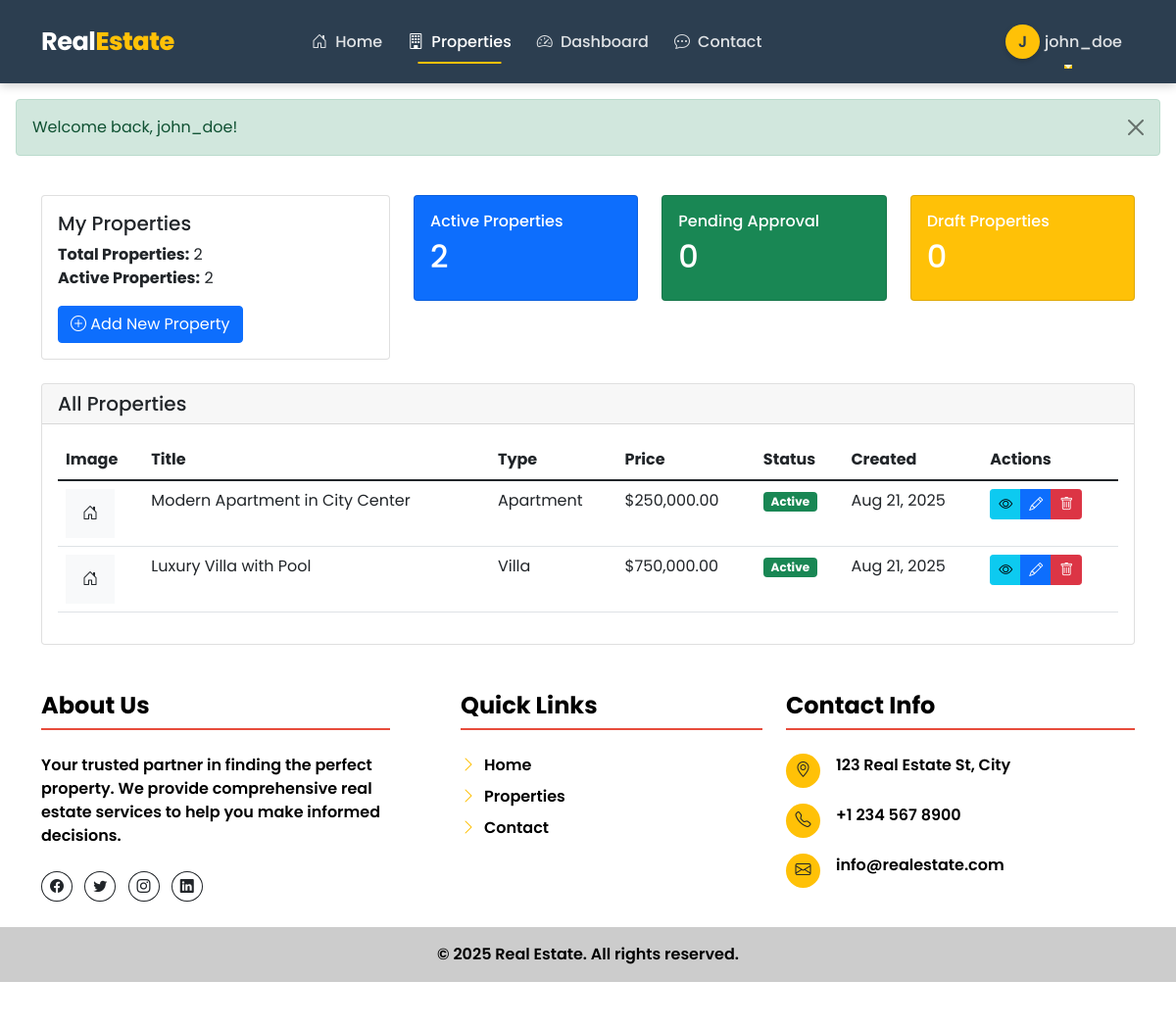
The app's page /user/properties.php (signed in) with its own data.
### tables this page shows
CREATE TABLE properties (
    id INT AUTO_INCREMENT PRIMARY KEY,
    user_id INT,
    title VARCHAR(255),
    description TEXT,
    type ENUM('house', 'apartment', 'villa', 'land'),
    status ENUM('active', 'pending', 'sold', 'inactive') DEFAULT 'pending',
    price DECIMAL(12,2),
    location VARCHAR(255),
    city VARCHAR(100),
    address TEXT,
    bedrooms INT,
    bathrooms INT,
    area DECIMAL(10,2),
    features TEXT,
    created_at TIMESTAMP DEFAULT CURRENT_TIMESTAMP,
    updated_at TIMESTAMP DEFAULT CURRENT_TIMESTAMP ON UPDATE CURRENT_TIMESTAMP,
    FOREIGN KEY (user_id) REFERENCES users(id)
);

### includes/functions.php (called while the page is built, shortened)
<?php
function format_price($price) {
    return '$' . number_format($price, 2);
}
function format_date($date, $format = 'M d, Y') {
    return date($format, strtotime($date));
}
function get_status_color($status) {
    switch ($status) {
        case 'active':
            return 'success';
    }
}

### user/properties.php (the view, shortened to what this page needs)
<?php
require_once '../config.php';
require_once '../includes/functions.php';
$page = isset($_GET['page']) ? (int)$_GET['page'] : 1;
$per_page = 10;
$offset = ($page - 1) * $per_page;
try {
    $stmt = $conn->prepare("SELECT COUNT(*) FROM properties WHERE user_id = ?");
    $stmt->execute([$_SESSION['user_id']]);
    $total_properties = $stmt->fetchColumn();
    $stmt = $conn->prepare("
        SELECT p.*,
               (SELECT image_url FROM property_images WHERE property_id = p.id LIMIT 1) as main_image
        FROM properties p
        WHERE p.user_id = ?
        ORDER BY p.created_at DESC
        LIMIT " . (int)$offset . ", " . (int)$per_page
    );
    $stmt->execute([$_SESSION['user_id']]);
    $properties = $stmt->fetchAll();
} catch(PDOException $e) {
    $properties = [];
    $_SESSION['error'] = "Error fetching properties: " . $e->getMessage();
}
include '../includes/header.php';
?>
<div class="container mt-4">
    <div class="row">
        <div class="col-md-4 mb-4">
            <div class="card">
                <div class="card-body">
                    <h5 class="card-title">My Properties</h5>
                    <p class="card-text">
                        <strong>Total Properties:</strong> <?php echo $total_properties; ?><br>
                        <strong>Active Properties:</strong> <?php echo count(array_filter($properties, function($p) { return $p['status'] === 'active'; })); ?>
                    </p>
                    <a href="add-property.php" class="btn btn-primary">
                        <i class="bi bi-plus-circle"></i> Add New Property
                    </a>
                </div>
            </div>
        </div>
        <div class="col-md-8 mb-4">
            <div class="row">
                <div class="col-md-4">
                    <div class="card bg-primary text-white">
                        <div class="card-body">
                            <h6 class="card-title">Active Properties</h6>
                            <h2><?php echo count(array_filter($properties, function($p) { return $p['status'] === 'active'; })); ?></h2>
                        </div>
                    </div>
                </div>
                <div class="col-md-4">
                    <div class="card bg-success text-white">
                        <div class="card-body">
                            <h6 class="card-title">Pending Approval</h6>
                            <h2><?php echo count(array_filter($properties, function($p) { return $p['status'] === 'pending'; })); ?></h2>
                        </div>
                    </div>
                </div>
                <div class="col-md-4">
                    <div class="card bg-warning text-white">
                        <div class="card-body">
                            <h6 class="card-title">Draft Properties</h6>
                            <h2><?php echo count(array_filter($properties, function($p) { return $p['status'] === 'draft'; })); ?></h2>
                        </div>
                    </div>
                </div>
            </div>
        </div>
    </div>
    <div class="card">
        <div class="card-header">
            <h5 class="mb-0">All Properties</h5>
        </div>
        <div class="card-body">
            <?php if (empty($properties)): ?>
                <div class="alert alert-info">
                    You haven't listed any properties yet.
                    <a href="../add-property.php" class="alert-link">Add your first property</a>.
                </div>
            <?php else: ?>
                <div class="table-responsive">
                    <table class="table table-hover">
                        <thead>
                            <tr>
                                <th>Image</th>
                                <th>Title</th>
                                <th>Type</th>
                                <th>Price</th>
                                <th>Status</th>
                                <th>Created</th>
                                <th>Actions</th>
                            </tr>
                        </thead>
                        <tbody>
                            <?php foreach ($properties as $property): ?>
                                <tr>
                                    <td>
                                        <?php if ($property['main_image']): ?>
                                            <img src="<?php echo htmlspecialchars($property['main_image']); ?>"
                                                 alt="<?php echo htmlspecialchars($property['title']); ?>"
                                                 style="width: 50px; height: 50px; object-fit: cover;">
                                        <?php else: ?>
                                            <div class="bg-light d-flex align-items-center justify-content-center"
                                                 style="width: 50px; height: 50px;">
                                                <i class="bi bi-house-door"></i>
                                            </div>
                                        <?php endif; ?>
                                    </td>
                                    <td><?php echo htmlspecialchars($property['title']); ?></td>
                                    <td><?php echo ucfirst($property['type']); ?></td>
                                    <td><?php echo format_price($property['price']); ?></td>
                                    <td>
                                        <span class="badge bg-<?php echo get_status_color($property['status']); ?>">
                                            <?php echo ucfirst($property['status']); ?>
                                        </span>
                                    </td>
                                    <td><?php echo format_date($property['created_at']); ?></td>
                                    <td>
                                        <div class="btn-group">
                                            <a href="property-details.php?id=<?php echo $property['id']; ?>"
                                               class="btn btn-sm btn-info" title="View">
                                                <i class="bi bi-eye"></i>
                                            </a>
                                            <a href="edit-property.php?id=<?php echo $property['id']; ?>"
                                               class="btn btn-sm btn-primary" title="Edit">
                                                <i class="bi bi-pencil"></i>
                                            </a>
                                            <button type="button"
                                                    class="btn btn-sm btn-danger"
                                                    title="Delete"
                                                    onclick="confirmDelete(<?php echo $property['id']; ?>)">
                                                <i class="bi bi-trash"></i>
                                            </button>
                                        </div>
                                    </td>
                                </tr>
                            <?php endforeach; ?>
                        </tbody>
                    </table>
                </div>
            <?php endif; ?>
        </div>
    </div>
</div>
<?php include '../includes/footer.php'; ?>

### includes/header.php (style rules this page uses)
body { min-height: 100vh; display: flex; flex-direction: column; font-family: 'Poppins', sans-serif; }

### records on screen
properties: title "Modern Apartment in City Center", type "Apartment", price "$250,000.00", status "Active", created_at "Aug 21, 2025"
properties: title "Luxury Villa with Pool", type "Villa", price "$750,000.00", status "Active", created_at "Aug 21, 2025"

### other values on screen
substr($_SESSION['username'], 0, 1) "J"
$_SESSION['username'] "john_doe"
$_SESSION['success'] "Welcome back, john_doe!"
$total_properties "2"
